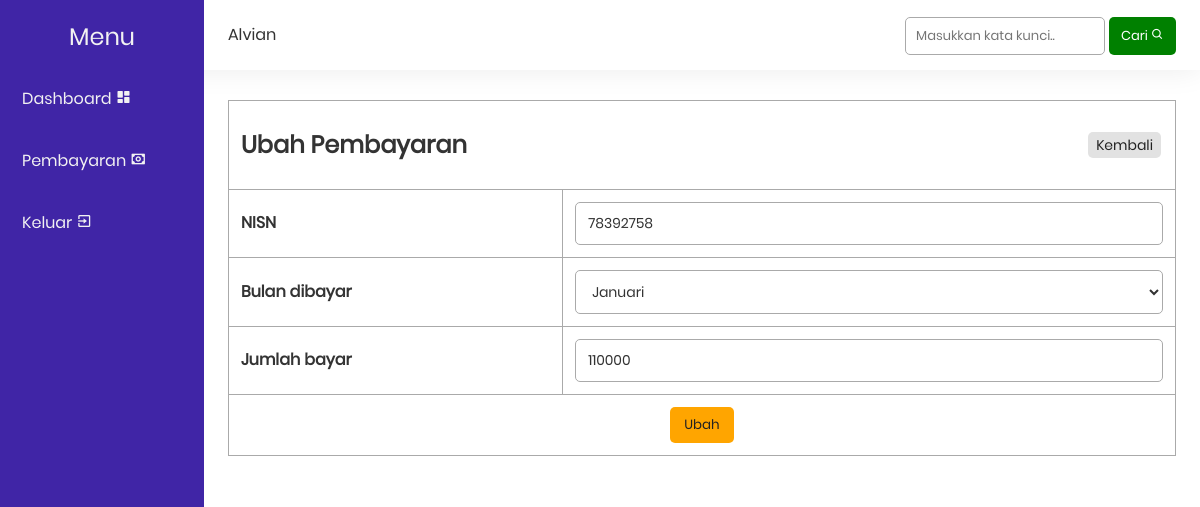
Screenshot of /public/payment/update.php?i=18 (signed in) with the database file from the repository.
### tables this page shows
CREATE TABLE `pembayaran` (
  `id` int(11) NOT NULL,
  `id_petugas` int(11) NOT NULL,
  `nisn` int(10) NOT NULL,
  `tanggal_bayar` date NOT NULL,
  `bulan_dibayar` varchar(10) NOT NULL,
  `tahun_dibayar` varchar(4) NOT NULL,
  `id_spp` int(11) NOT NULL,
  `jumlah_bayar` int(11) NOT NULL
);

### functions.php (called while the page is built, shortened)
<?php
$conn = mysqli_connect("localhost", "root", "", "db_spp_88");
function query($query)
{
    global $conn;
    $result = mysqli_query($conn, $query);
    $rows = [];
    while ($row = mysqli_fetch_assoc($result)) {
        $rows[] = $row;
    }
    return $rows;
}

### public/payment/update.php (the view, shortened to what this page needs)
<?php
include_once('../layout/navbar.php');
include_once('../layout/sidebar.php');
$id = $_GET['i'] == '' ? header('Location: index.php') : $_GET['i'];
$pembayaran = query("SELECT *,
                    pembayaran.id AS id_pembayaran FROM pembayaran
                    JOIN spp ON spp.id = pembayaran.id_spp
                    WHERE pembayaran.id = $id")[0];
?>
<form accept="" method="POST">
    <table class="table">
        <tr>
            <td colspan="2">
                <span id="action">
                    <h2>Ubah Pembayaran</h2>
                    <a href="index.php" class="badge grey">Kembali</a>
                </span>
            </td>
        </tr>
        <tr>
            <td><label class="text-bold" for="nisn">NISN</label></td>
            <td><input type="text" name="nisn" class="input-form" id="nisn" placeholder="Masukkan NISN!" autocomplete="off" value="<?= $pembayaran['nisn'] ?>" required autofocus></td>
        </tr>
        <tr>
            <td><label class="text-bold" for="bulan_dibayar">Bulan dibayar</label></td>
            <td>
                <select name="bulan_dibayar" id="bulan_dibayar" class="input-form">
                    <option value="<?= $pembayaran['bulan_dibayar'] ?>"><?= $pembayaran['bulan_dibayar'] ?></option>
                </select>
            </td>
        </tr>
        <tr>
            <td><label class="text-bold" for="jumlah_bayar">Jumlah bayar</label></td>
            <td><input type="number" name="jumlah_bayar" class="input-form" id="jumlah_bayar" placeholder="Masukkan jumlah bayar!" autocomplete="off" value="<?= $pembayaran['jumlah_bayar']; ?>" required></td>
        </tr>
        <tr>
            <td colspan="2" class="center"><button type="submit" name="update" class="button yellow">Ubah</button></td>
        </tr>
    </table>
</form>
<?php include_once('../layout/footer.php'); ?>

### style.css (style rules this page uses)
html, body, div, span, applet, object, iframe, blockquote, pre, abbr, acronym, address, big, cite, code, del, dfn, em, img, ins, kbd, q, s, samp, small, strike, strong, sub, sup, tt, var, b, u, i, a, p, center, dl, dt, dd, ol, ul, li, fieldset, form, label, legend, table, caption, tbody, tfoot, thead, tr, td, article, aside, canvas, details, embed, figure, figcaption, footer, header, hgroup, menu, nav, output, ruby, section, summary, time, mark, audio, video { margin: 0; padding: 0; border: 0; font-size: 100%; font: inherit; vertical-align: baseline; font-family: "Poppins", Arial, Helvetica, sans-serif; }
body { line-height: 1; }
html { scroll-behavior: smooth; }
a { text-decoration: none; }
h1, h2, h3, h4, h5, h6, p, td, th, a, label { color: #333; }
.table { border-collapse: collapse; border-spacing: 10px; width: 100%; }
.table td, .table th { border: 1px solid#aaa; padding: 12px; }
.center { text-align: center; }
.input-form { border-radius: 5px; width: 100%; padding: 10px 12px; box-sizing: border-box; background-color: transparent; border: 1px solid #aaa; font-size: 14px; color: #333; font-family: "Poppins", Arial, Helvetica, sans-serif; }
.badge { padding: 6px 8px; display: inline-block; font-size: 14px; text-align: center; box-sizing: border-box; border-radius: 5px; margin-right: 2px; }
.yellow { color: #222; background-color: orange; }
.grey { color: #222; background-color: #e2e2e2; }
.text-bold { font-weight: bold; }
.button { padding: 8px 14px; border: 0; box-sizing: border-box; cursor: pointer; border-radius: 5px; font-family: "Poppins", Arial, Helvetica, sans-serif; }
#action { display: flex; width: 100%; align-items: center; align-content: center; justify-content: space-between; }

### rows the page displays
pembayaran: nisn "78392758", bulan_dibayar "Januari", jumlah_bayar "110000"

### other values shown
$_SESSION["name"] "Alvian"
